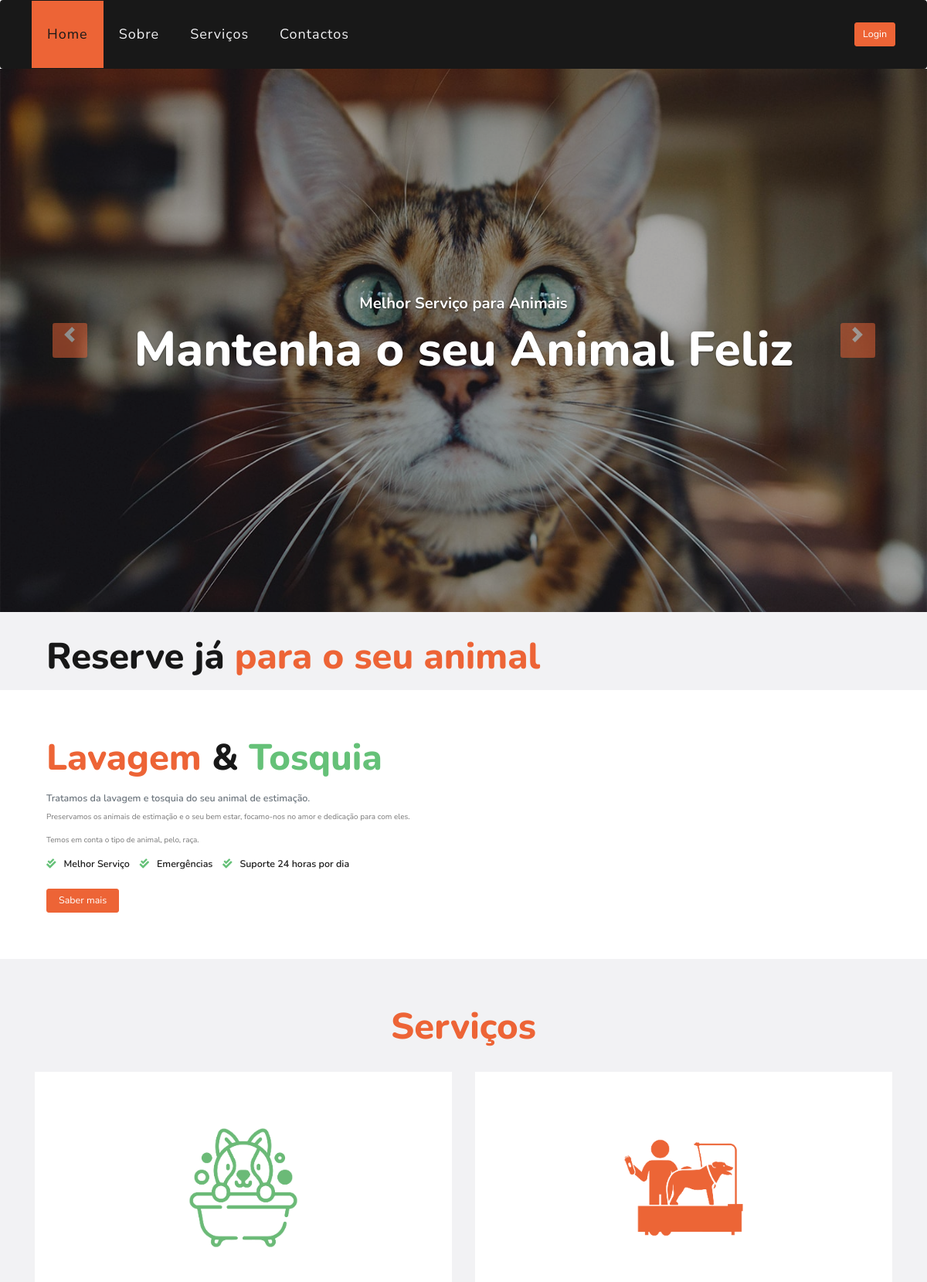
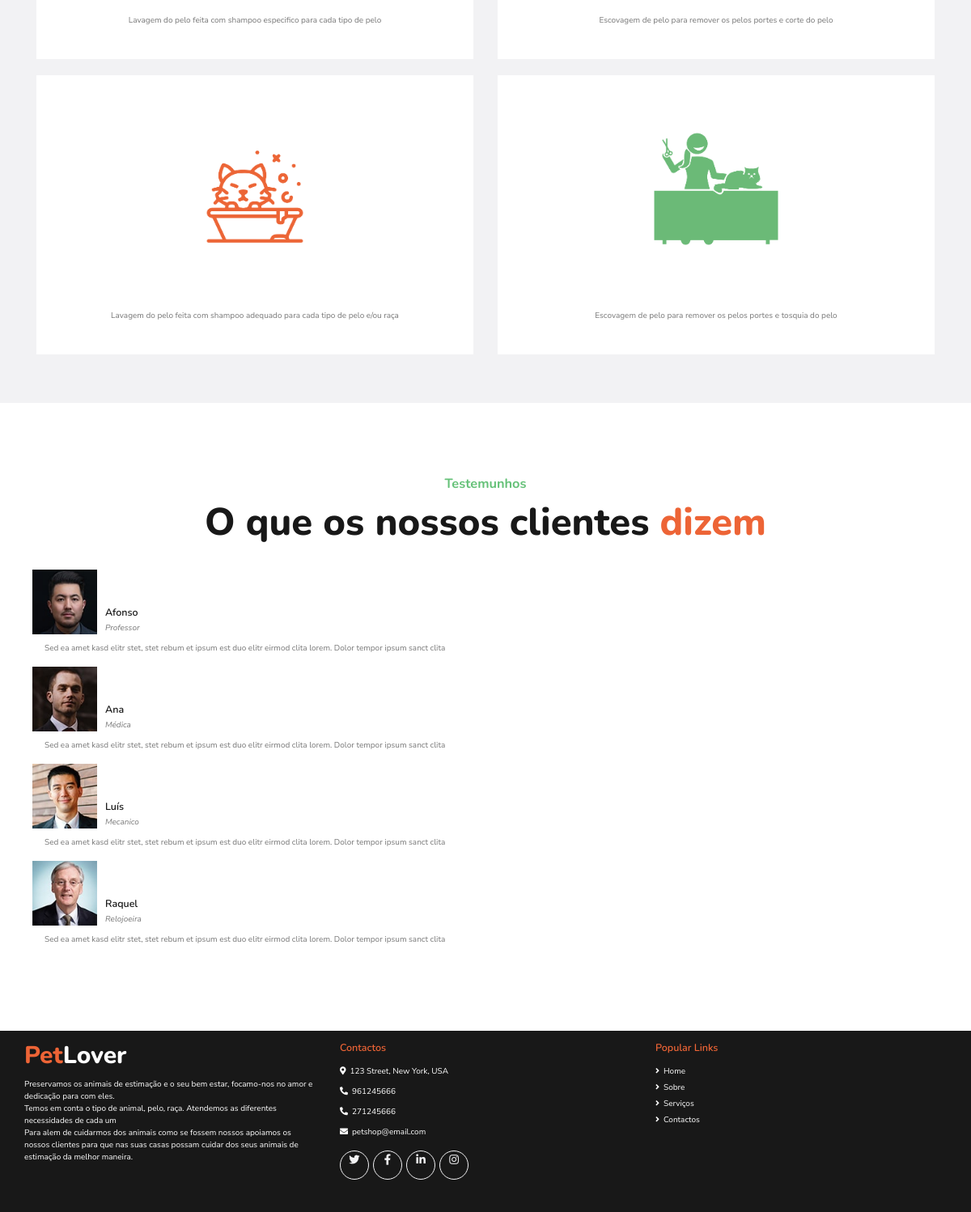
The page /paginas/index.php on the database its author committed (2 pictures, top to bottom).
### tables this page shows
CREATE TABLE `servicos` (
  `id` int(11) NOT NULL,
  `nomeServico` text NOT NULL,
  `descricao` text NOT NULL,
  `duracao` int(11) NOT NULL,
  `preco` int(11) NOT NULL,
  `imagem` varchar(60) NOT NULL
);

### paginas/index.php (the view, shortened to what this page needs)
<!DOCTYPE html>
<html>
<?php
require 'head.php';
$sqlServico = "SELECT * FROM servicos";
$sqlServico1 = mysqli_query($conn, $sqlServico);
?>
<body>
    <?php require 'header.php'; ?>
    <div class="container-fluid p-0">
        <div id="header-carousel" class="carousel slide" data-ride="carousel">
            <div class="carousel-inner">
                <div class="carousel-item active">
                    <img class="w-100" src="carousel-1.jpg" alt="Image">
                    <div class="carousel-caption d-flex flex-column align-items-center justify-content-center">
                        <div class="p-3" style="max-width: 900px;">
                            <h3 class="text-white mb-3 d-none d-sm-block">Melhor Serviço para Animais</h3>
                            <h1 class="display-3 text-white mb-3">Mantenha o seu Animal Feliz</h1>
                        </div>
                    </div>
                </div>
            </div>
            <a class="carousel-control-prev" href="#header-carousel" data-slide="prev">
                <div class="btn btn-primary rounded" style="width: 45px; height: 45px;">
                    <span class="carousel-control-prev-icon mb-n2"></span>
                </div>
            </a>
            <a class="carousel-control-next" href="#header-carousel" data-slide="next">
                <div class="btn btn-primary rounded" style="width: 45px; height: 45px;">
                    <span class="carousel-control-next-icon mb-n2"></span>
                </div>
            </a>
        </div>
    </div>
    <div class="container-fluid bg-light pt-5">
        <div class="container">
            <div class="row align-items-center">
                <div class="col-lg-12 py-5 py-lg-0 px-3 px-lg-5">
                    <h1 class="display-4 mb-4">Reserve já <span class="text-primary">para o seu animal</span></h1>
                </div>
            </div>
        </div>
    </div>
    <div class="container py-5">
        <div class="row py-5">
            <div class="col-lg-7 pb-5 pb-lg-0 px-3 px-lg-5">
                <h1 class="display-4 mb-4"><span class="text-primary">Lavagem</span> & <span class="text-secondary">Tosquia</span></h1>
                <h5 class="text-muted mb-3">Tratamos da lavagem e tosquia do seu animal de estimação.</h5>
                <p class="mb-4"> Preservamos os animais de estimação e o seu bem estar, focamo-nos no amor e dedicação para com eles. </p>
                <p class="mb-4"> Temos em conta o tipo de animal, pelo, raça.</p>
                <ul class="list-inline">
                    <li>
                        <h5><i class="fa fa-check-double text-secondary mr-3"></i>Melhor Serviço</h5>
                    </li>
                    <li>
                        <h5><i class="fa fa-check-double text-secondary mr-3"></i>Emergências</h5>
                    </li>
                    <li>
                        <h5><i class="fa fa-check-double text-secondary mr-3"></i>Suporte 24 horas por dia</h5>
                    </li>
                </ul>
                <a href="sobre.php" class="btn btn-lg btn-primary mt-3 px-4">Saber mais</a>
            </div>
            <div class="col-lg-5">
                <div class="row px-3">
                    <div class="col-12 p-0">
                    </div>
                    <div class="col-6 p-0">
                    </div>
                    <div class="col-6 p-0">
                    </div>
                </div>
            </div>
        </div>
    </div>
    <div class="container-fluid bg-light pt-5">
        <div class="container py-5">
            <div class="d-flex flex-column text-center mb-5">
                <h1 class="display-4 m-0"><span class="text-primary">Serviços</span> </h1>
            </div>
            <div class="row pb-3">
                <?php
                while ($row = mysqli_fetch_array($sqlServico1)) {
                    echo '  <div class="col-md-12 col-lg-6 mb-4">
                            <div class="d-flex flex-column text-center bg-white mb-2 p-3 p-sm-5">
                                <img class="img-fluid w-50 align-self-center" src="' . $row['imagem'] . ' ">
                                <h3 class="flaticon-grooming display-3 font-weight-normal text-secondary mb-3"></h3>
                                <h3 class="mb-3 text-capitalize"> ' . $row['nome'] . ' </h3>
                                <p>' . $row['descricao'] . '</p>
                            </div>
                        </div>';
                }
                ?>
            </div>
        </div>
    </div>
    <div class="container-fluid my-5 p-0 py-5">
        <div class="container p-0 py-5">
            <div class="d-flex flex-column text-center mb-5">
                <h4 class="text-secondary mb-3">Testemunhos</h4>
                <h1 class="display-4 m-0">O que os nossos clientes <span class="text-primary">dizem</span></h1>
            </div>
            <div class="owl-carousel testimonial-carousel">
                <div class="bg-white mx-3 p-4">
                    <div class="d-flex align-items-end mb-3 mt-n4 ml-n4">
                        <img class="img-fluid" src="testimonial-1.jpg" style="width: 80px; height: 80px;" alt="">
                        <div class="ml-3">
                            <h5>Afonso</h5>
                            <i>Professor</i>
                        </div>
                    </div>
                    <p class="m-0">Sed ea amet kasd elitr stet, stet rebum et ipsum est duo elitr eirmod clita lorem. Dolor tempor ipsum sanct clita</p>
                </div>
                <div class="bg-white mx-3 p-4">
                    <div class="d-flex align-items-end mb-3 mt-n4 ml-n4">
                        <img class="img-fluid" src="testimonial-2.jpg" style="width: 80px; height: 80px;" alt="">
                        <div class="ml-3">
                            <h5>Ana</h5>
                            <i>Médica</i>
                        </div>
                    </div>
                    <p class="m-0">Sed ea amet kasd elitr stet, stet rebum et ipsum est duo elitr eirmod clita lorem. Dolor tempor ipsum sanct clita</p>
                </div>
                <div class="bg-white mx-3 p-4">
                    <div class="d-flex align-items-end mb-3 mt-n4 ml-n4">
                        <img class="img-fluid" src="testimonial-3.jpg" style="width: 80px; height: 80px;" alt="">
                        <div class="ml-3">
                            <h5>Luís</h5>
                            <i>Mecanico</i>
                        </div>
                    </div>
                    <p class="m-0">Sed ea amet kasd elitr stet, stet rebum et ipsum est duo elitr eirmod clita lorem. Dolor tempor ipsum sanct clita</p>
                </div>
                <div class="bg-white mx-3 p-4">
                    <div class="d-flex align-items-end mb-3 mt-n4 ml-n4">
                        <img class="img-fluid" src="testimonial-4.jpg" style="width: 80px; height: 80px;" alt="">
                        <div class="ml-3">
                            <h5>Raquel</h5>
                            <i>Relojoeira</i>
                        </div>
                    </div>
                    <p class="m-0">Sed ea amet kasd elitr stet, stet rebum et ipsum est duo elitr eirmod clita lorem. Dolor tempor ipsum sanct clita</p>
                </div>
            </div>
        </div>
    </div>
    <?php require 'footer.php'; ?>
</body>
</html>

### rows shown on the page
servicos: imagem (picture), descricao "Lavagem do pelo feita com shampoo especifico para cada tipo de pelo"
servicos: imagem (picture), descricao "Escovagem de pelo para remover os pelos portes e corte do pelo"
servicos: imagem (picture), descricao "Lavagem do pelo feita com shampoo adequado para cada tipo de pelo e/ou raça"
servicos: imagem (picture), descricao "Escovagem de pelo para remover os pelos portes e tosquia do pelo"
